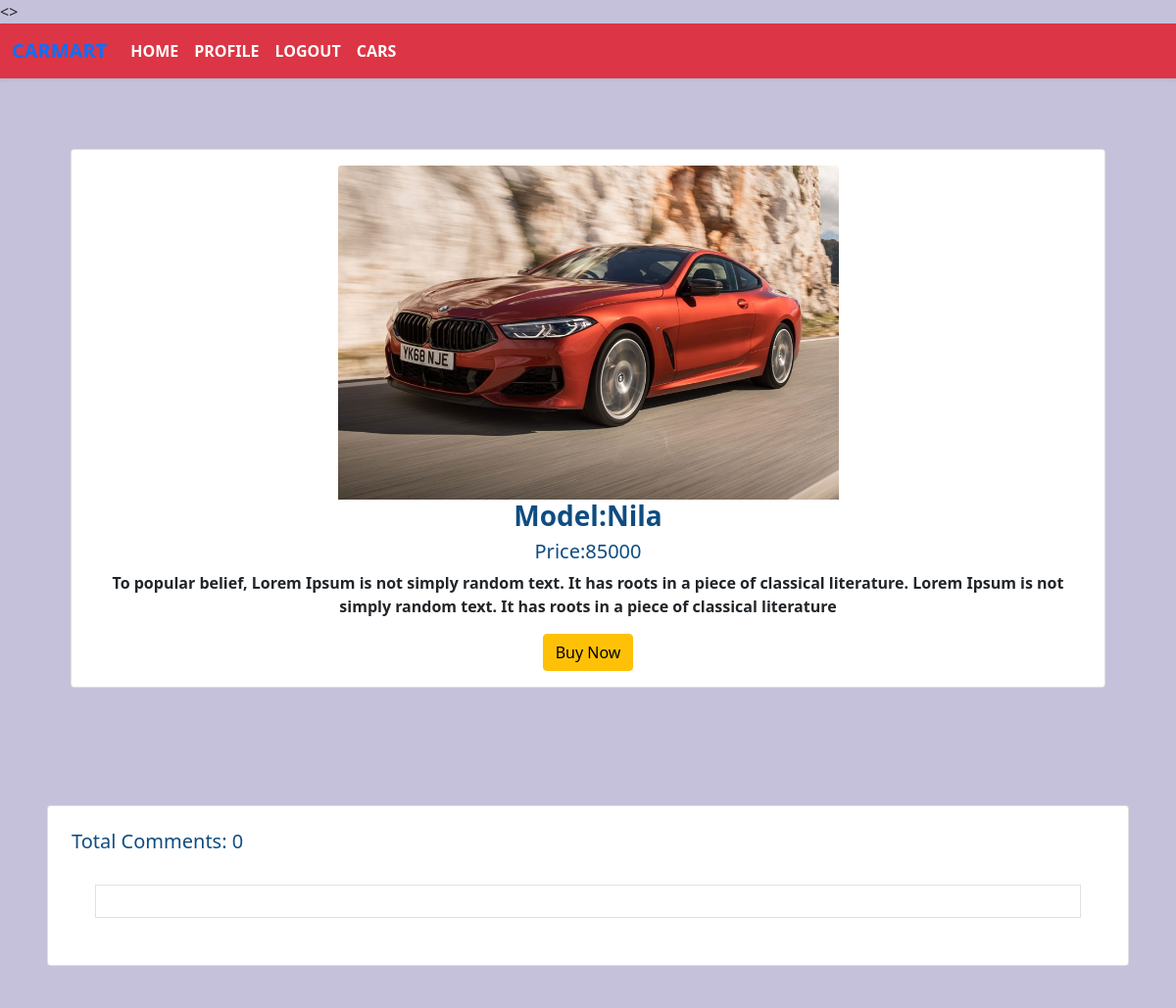
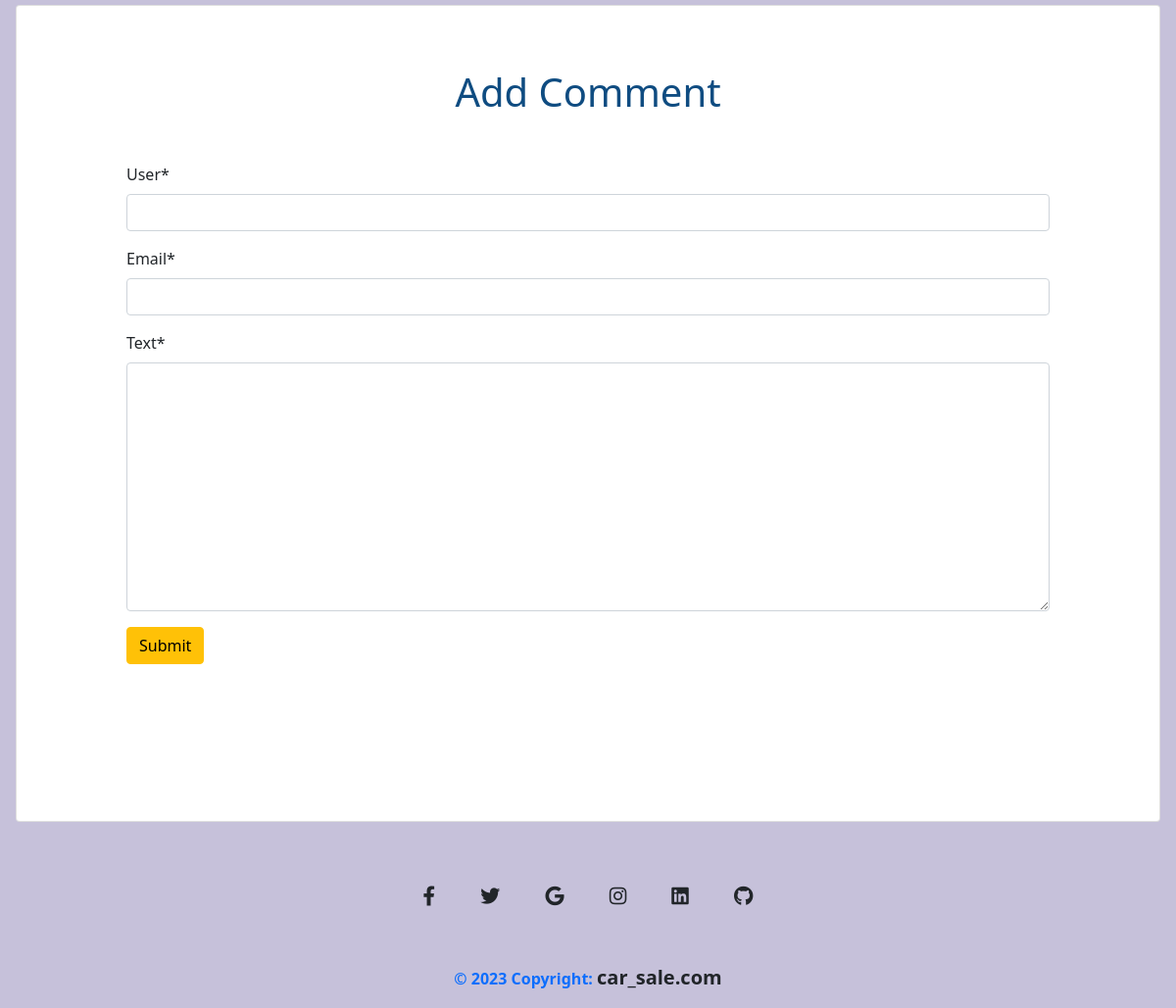
Screenshot of /detail/view/3/ (signed in) with the database file from the repository (2 pictures, top to bottom).
### detail/models.py (models this page shows, shortened)
class Car(models.Model):
    name = models.CharField(max_length=50)
    detail = models.TextField()
    price = models.IntegerField()
    quantity = models.PositiveIntegerField(default=0)
    brand = models.ManyToManyField(Brand)
    user = models.ForeignKey(User, on_delete=models.CASCADE, null=True, blank=True)
    image = models.ImageField(upload_to='user/media/uploads/', blank = True,
     null = True)

### detail/views.py (the view, shortened to what this page needs)
# urls.py: path("view/<int:id>/",views.CarDetailView.as_view(),name = 'view_all'),
class CarDetailView(LoginRequiredMixin,DetailView):
    model = models.Car
    template_name = 'view_detail.html'
    pk_url_kwarg ='id'
    login_url = reverse_lazy('login')
    def get_context_data(self, **kwargs):
         context = super().get_context_data(**kwargs)
         car = self.object
         comments = car.comments.all()
         comment_form = forms.CommentForm()
         context['comments']= comments
         context['comment_form'] = comment_form
         return context

### detail/forms.py
class CommentForm(forms.ModelForm):
    class Meta:
        model = Comment
        exclude = ['car']

### detail/templates/view_detail.html (shortened to what this page needs)
{% extends 'base.html'%}
{% load crispy_forms_tags %}
{% block content %}
<div class="p-4 text-center ">
    <div class="col-12">
        <div class="card m-5">
            <div class="card-body">
                {% if car.image %}
    <img src="{{ car.image.url }}" class="card-img-top" alt="..." style="width:50%">
{% else %}
    <p>No image available</p>
{% endif %}
                <h3 class="card-titl fw-bold" style="color: #0F4C81;"> Model:{{ car.name }}</h3>
                <h5 style="color: #0F4C81;"> Price:{{car.price}}</h5>
                <p class="card-text fw-bold">{{ car.detail}}</p>
                <a href="{% url 'home'%}" class="btn btn-warning">Buy Now</a>
            </div>
        </div>
    </div>
</div>
<div class="card m-5 p-4">
    <h5 style="color: #0F4C81;"> Total Comments: {{ comments|length }}</h5>
    <div class="card-body border m-4 ">
    </div>
</div>
<div class="card p-4 m-3">
    <div class="card-body m-4">
        <h1 style="color: #0F4C81; " class="text-center">Add Comment </h1>
        <form  class="m-5" method='post'>
        {{comment_form | crispy}}
        <button  class="btn btn-warning mb-5 ">Submit</button>
        </form>
    </div>
  </div>
{% endblock  %}

### rows the page displays
Car: image (picture), name "Nila", price "85000", detail "To popular belief, Lorem Ipsum is not simply random text. It has roots in a piece of classical literature. Lorem Ipsum is not simply random text. It has roots in a piece of classical literature"

### other values shown
{{ comments|length }} "0"
